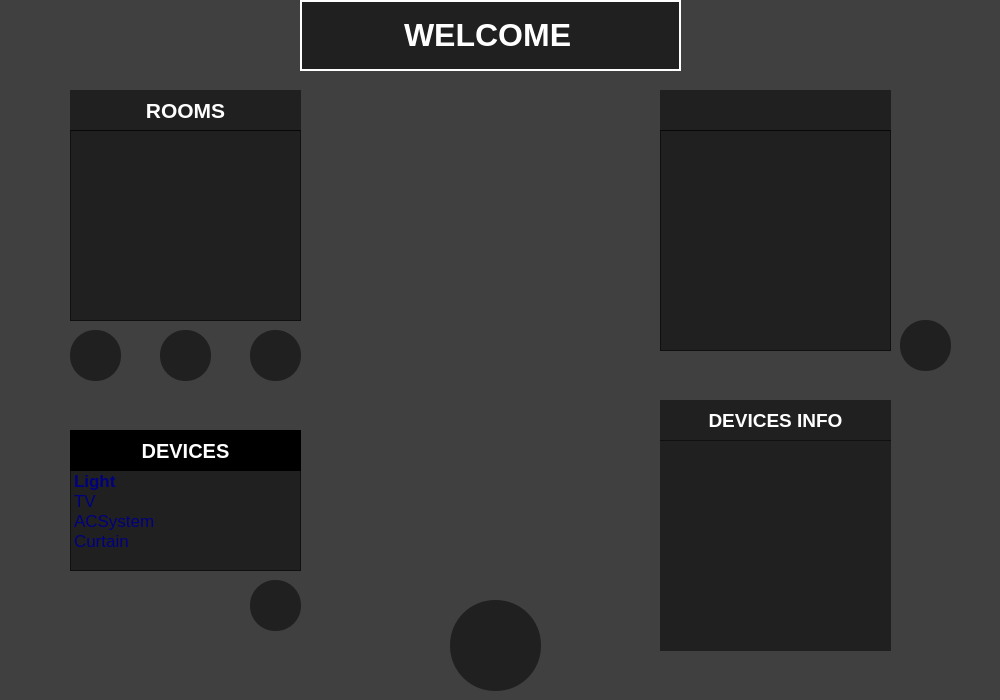
<?xml version="1.0" encoding="UTF-8"?>
<ui version="4.0">
 <class>HomeManagement</class>
 <widget class="QDialog" name="HomeManagement">
  <property name="geometry">
   <rect>
    <x>0</x>
    <y>0</y>
    <width>1000</width>
    <height>700</height>
   </rect>
  </property>
  <property name="windowTitle">
   <string>SmartHouse</string>
  </property>
  <property name="windowIcon">
   <iconset resource="img.qrc">
    <normaloff>:/image/images/enterr.jpg</normaloff>:/image/images/enterr.jpg</iconset>
  </property>
  <property name="styleSheet">
   <string notr="true">border-image: url(:/image/images/roomback3.jpeg)  0 0 0 0 stretch stretch;
background: rgba(0, 0, 0, 0.5);</string>
  </property>
  <widget class="QPushButton" name="pushButton">
   <property name="geometry">
    <rect>
     <x>450</x>
     <y>600</y>
     <width>91</width>
     <height>91</height>
    </rect>
   </property>
   <property name="cursor">
    <cursorShape>PointingHandCursor</cursorShape>
   </property>
   <property name="styleSheet">
    <string notr="true">border-image: url(:/image/images/exitbutton.jpg)  0 0 0 0 stretch stretch;
border-radius: 45px;</string>
   </property>
   <property name="text">
    <string/>
   </property>
  </widget>
  <widget class="QListWidget" name="roomListWidget">
   <property name="geometry">
    <rect>
     <x>70</x>
     <y>130</y>
     <width>231</width>
     <height>191</height>
    </rect>
   </property>
   <property name="palette">
    <palette>
     <active>
      <colorrole role="Button">
       <brush brushstyle="SolidPattern">
        <color alpha="127">
         <red>0</red>
         <green>0</green>
         <blue>0</blue>
        </color>
       </brush>
      </colorrole>
      <colorrole role="Text">
       <brush brushstyle="SolidPattern">
        <color alpha="255">
         <red>0</red>
         <green>0</green>
         <blue>0</blue>
        </color>
       </brush>
      </colorrole>
      <colorrole role="Base">
       <brush brushstyle="NoBrush">
        <color alpha="255">
         <red>0</red>
         <green>0</green>
         <blue>0</blue>
        </color>
       </brush>
      </colorrole>
      <colorrole role="Window">
       <brush brushstyle="SolidPattern">
        <color alpha="127">
         <red>0</red>
         <green>0</green>
         <blue>0</blue>
        </color>
       </brush>
      </colorrole>
     </active>
     <inactive>
      <colorrole role="Button">
       <brush brushstyle="SolidPattern">
        <color alpha="127">
         <red>0</red>
         <green>0</green>
         <blue>0</blue>
        </color>
       </brush>
      </colorrole>
      <colorrole role="Text">
       <brush brushstyle="SolidPattern">
        <color alpha="255">
         <red>0</red>
         <green>0</green>
         <blue>0</blue>
        </color>
       </brush>
      </colorrole>
      <colorrole role="Base">
       <brush brushstyle="NoBrush">
        <color alpha="255">
         <red>0</red>
         <green>0</green>
         <blue>0</blue>
        </color>
       </brush>
      </colorrole>
      <colorrole role="Window">
       <brush brushstyle="SolidPattern">
        <color alpha="127">
         <red>0</red>
         <green>0</green>
         <blue>0</blue>
        </color>
       </brush>
      </colorrole>
     </inactive>
     <disabled>
      <colorrole role="Button">
       <brush brushstyle="SolidPattern">
        <color alpha="127">
         <red>0</red>
         <green>0</green>
         <blue>0</blue>
        </color>
       </brush>
      </colorrole>
      <colorrole role="Base">
       <brush brushstyle="NoBrush">
        <color alpha="255">
         <red>0</red>
         <green>0</green>
         <blue>0</blue>
        </color>
       </brush>
      </colorrole>
      <colorrole role="Window">
       <brush brushstyle="SolidPattern">
        <color alpha="127">
         <red>0</red>
         <green>0</green>
         <blue>0</blue>
        </color>
       </brush>
      </colorrole>
     </disabled>
    </palette>
   </property>
   <property name="font">
    <font>
     <pointsize>13</pointsize>
    </font>
   </property>
   <property name="styleSheet">
    <string notr="true">border-image: url(:/image/images/beyaz.jpg);</string>
   </property>
   <property name="frameShape">
    <enum>QFrame::Shape::StyledPanel</enum>
   </property>
  </widget>
  <widget class="QLabel" name="label">
   <property name="geometry">
    <rect>
     <x>70</x>
     <y>90</y>
     <width>231</width>
     <height>41</height>
    </rect>
   </property>
   <property name="font">
    <font>
     <pointsize>16</pointsize>
     <bold>true</bold>
    </font>
   </property>
   <property name="layoutDirection">
    <enum>Qt::LayoutDirection::LeftToRight</enum>
   </property>
   <property name="styleSheet">
    <string notr="true">border-image:url(:/image/images/yaziback.jpg);
color:white
</string>
   </property>
   <property name="text">
    <string>ROOMS</string>
   </property>
   <property name="alignment">
    <set>Qt::AlignmentFlag::AlignCenter</set>
   </property>
  </widget>
  <widget class="QPushButton" name="addRoomButton">
   <property name="geometry">
    <rect>
     <x>250</x>
     <y>330</y>
     <width>51</width>
     <height>51</height>
    </rect>
   </property>
   <property name="font">
    <font>
     <pointsize>16</pointsize>
     <bold>true</bold>
    </font>
   </property>
   <property name="cursor">
    <cursorShape>PointingHandCursor</cursorShape>
   </property>
   <property name="styleSheet">
    <string notr="true">border-radius:25px;
border-image: url(:/image/images/add.jpg);
</string>
   </property>
   <property name="text">
    <string/>
   </property>
  </widget>
  <widget class="QPushButton" name="removeRoomButton">
   <property name="geometry">
    <rect>
     <x>70</x>
     <y>330</y>
     <width>51</width>
     <height>51</height>
    </rect>
   </property>
   <property name="font">
    <font>
     <pointsize>16</pointsize>
     <bold>true</bold>
    </font>
   </property>
   <property name="cursor">
    <cursorShape>PointingHandCursor</cursorShape>
   </property>
   <property name="styleSheet">
    <string notr="true">border-radius:25px;
border-image: url(:/image/images/del.png);</string>
   </property>
   <property name="text">
    <string/>
   </property>
  </widget>
  <widget class="QPushButton" name="editRoomButton">
   <property name="geometry">
    <rect>
     <x>160</x>
     <y>330</y>
     <width>51</width>
     <height>51</height>
    </rect>
   </property>
   <property name="font">
    <font>
     <pointsize>16</pointsize>
     <bold>true</bold>
    </font>
   </property>
   <property name="cursor">
    <cursorShape>PointingHandCursor</cursorShape>
   </property>
   <property name="styleSheet">
    <string notr="true">border-radius:25px;
border-image: url(:/image/images/edit1.png);</string>
   </property>
   <property name="text">
    <string/>
   </property>
  </widget>
  <widget class="QListWidget" name="roomListWidget_2">
   <property name="geometry">
    <rect>
     <x>70</x>
     <y>470</y>
     <width>231</width>
     <height>101</height>
    </rect>
   </property>
   <property name="palette">
    <palette>
     <active>
      <colorrole role="Button">
       <brush brushstyle="SolidPattern">
        <color alpha="127">
         <red>0</red>
         <green>0</green>
         <blue>0</blue>
        </color>
       </brush>
      </colorrole>
      <colorrole role="Text">
       <brush brushstyle="SolidPattern">
        <color alpha="255">
         <red>0</red>
         <green>0</green>
         <blue>127</blue>
        </color>
       </brush>
      </colorrole>
      <colorrole role="Base">
       <brush brushstyle="NoBrush">
        <color alpha="255">
         <red>0</red>
         <green>0</green>
         <blue>0</blue>
        </color>
       </brush>
      </colorrole>
      <colorrole role="Window">
       <brush brushstyle="SolidPattern">
        <color alpha="127">
         <red>0</red>
         <green>0</green>
         <blue>0</blue>
        </color>
       </brush>
      </colorrole>
     </active>
     <inactive>
      <colorrole role="Button">
       <brush brushstyle="SolidPattern">
        <color alpha="127">
         <red>0</red>
         <green>0</green>
         <blue>0</blue>
        </color>
       </brush>
      </colorrole>
      <colorrole role="Text">
       <brush brushstyle="SolidPattern">
        <color alpha="255">
         <red>0</red>
         <green>0</green>
         <blue>127</blue>
        </color>
       </brush>
      </colorrole>
      <colorrole role="Base">
       <brush brushstyle="NoBrush">
        <color alpha="255">
         <red>0</red>
         <green>0</green>
         <blue>0</blue>
        </color>
       </brush>
      </colorrole>
      <colorrole role="Window">
       <brush brushstyle="SolidPattern">
        <color alpha="127">
         <red>0</red>
         <green>0</green>
         <blue>0</blue>
        </color>
       </brush>
      </colorrole>
     </inactive>
     <disabled>
      <colorrole role="Button">
       <brush brushstyle="SolidPattern">
        <color alpha="127">
         <red>0</red>
         <green>0</green>
         <blue>0</blue>
        </color>
       </brush>
      </colorrole>
      <colorrole role="Base">
       <brush brushstyle="NoBrush">
        <color alpha="255">
         <red>0</red>
         <green>0</green>
         <blue>0</blue>
        </color>
       </brush>
      </colorrole>
      <colorrole role="Window">
       <brush brushstyle="SolidPattern">
        <color alpha="127">
         <red>0</red>
         <green>0</green>
         <blue>0</blue>
        </color>
       </brush>
      </colorrole>
     </disabled>
    </palette>
   </property>
   <property name="font">
    <font>
     <pointsize>13</pointsize>
    </font>
   </property>
   <property name="styleSheet">
    <string notr="true">border-image: url(:/image/images/beyaz.jpg);</string>
   </property>
   <item>
    <property name="text">
     <string>Light</string>
    </property>
    <property name="font">
     <font>
      <bold>true</bold>
     </font>
    </property>
   </item>
   <item>
    <property name="text">
     <string>TV</string>
    </property>
   </item>
   <item>
    <property name="text">
     <string>ACSystem</string>
    </property>
   </item>
   <item>
    <property name="text">
     <string>Curtain</string>
    </property>
   </item>
  </widget>
  <widget class="QLabel" name="label_2">
   <property name="geometry">
    <rect>
     <x>70</x>
     <y>430</y>
     <width>231</width>
     <height>41</height>
    </rect>
   </property>
   <property name="font">
    <font>
     <pointsize>15</pointsize>
     <bold>true</bold>
    </font>
   </property>
   <property name="layoutDirection">
    <enum>Qt::LayoutDirection::LeftToRight</enum>
   </property>
   <property name="styleSheet">
    <string notr="true">background:black;
 border-image:none ; color:white;</string>
   </property>
   <property name="text">
    <string>DEVICES</string>
   </property>
   <property name="alignment">
    <set>Qt::AlignmentFlag::AlignCenter</set>
   </property>
  </widget>
  <widget class="QPushButton" name="addDeviceButton">
   <property name="geometry">
    <rect>
     <x>250</x>
     <y>580</y>
     <width>51</width>
     <height>51</height>
    </rect>
   </property>
   <property name="font">
    <font>
     <pointsize>16</pointsize>
     <bold>true</bold>
    </font>
   </property>
   <property name="cursor">
    <cursorShape>PointingHandCursor</cursorShape>
   </property>
   <property name="styleSheet">
    <string notr="true">border-radius:25px;
border-image: url(:/image/images/add.jpg);</string>
   </property>
   <property name="text">
    <string/>
   </property>
  </widget>
  <widget class="QListWidget" name="SelectedListWidget">
   <property name="geometry">
    <rect>
     <x>660</x>
     <y>130</y>
     <width>231</width>
     <height>221</height>
    </rect>
   </property>
   <property name="font">
    <font>
     <pointsize>13</pointsize>
    </font>
   </property>
   <property name="styleSheet">
    <string notr="true">border-image: url(:/image/images/beyaz.jpg);</string>
   </property>
  </widget>
  <widget class="QPushButton" name="removeDeviceButton">
   <property name="geometry">
    <rect>
     <x>900</x>
     <y>320</y>
     <width>51</width>
     <height>51</height>
    </rect>
   </property>
   <property name="font">
    <font>
     <pointsize>16</pointsize>
     <bold>true</bold>
    </font>
   </property>
   <property name="cursor">
    <cursorShape>PointingHandCursor</cursorShape>
   </property>
   <property name="styleSheet">
    <string notr="true">border-radius:25px;
border-image: url(:/image/images/del.png);</string>
   </property>
   <property name="text">
    <string/>
   </property>
  </widget>
  <widget class="QLabel" name="SelectedRoomTable">
   <property name="geometry">
    <rect>
     <x>660</x>
     <y>90</y>
     <width>231</width>
     <height>41</height>
    </rect>
   </property>
   <property name="font">
    <font>
     <pointsize>12</pointsize>
     <bold>true</bold>
    </font>
   </property>
   <property name="layoutDirection">
    <enum>Qt::LayoutDirection::LeftToRight</enum>
   </property>
   <property name="styleSheet">
    <string notr="true"> border-image:none ; color:white;</string>
   </property>
   <property name="text">
    <string/>
   </property>
   <property name="alignment">
    <set>Qt::AlignmentFlag::AlignCenter</set>
   </property>
  </widget>
  <widget class="QLabel" name="infoLabel">
   <property name="geometry">
    <rect>
     <x>660</x>
     <y>440</y>
     <width>231</width>
     <height>211</height>
    </rect>
   </property>
   <property name="font">
    <font>
     <pointsize>13</pointsize>
     <bold>true</bold>
    </font>
   </property>
   <property name="layoutDirection">
    <enum>Qt::LayoutDirection::LeftToRight</enum>
   </property>
   <property name="styleSheet">
    <string notr="true">border-image: url(:/image/images/backgroundgreyyy.jpg);</string>
   </property>
   <property name="text">
    <string/>
   </property>
   <property name="alignment">
    <set>Qt::AlignmentFlag::AlignCenter</set>
   </property>
  </widget>
  <widget class="QLabel" name="label_3">
   <property name="geometry">
    <rect>
     <x>660</x>
     <y>400</y>
     <width>231</width>
     <height>41</height>
    </rect>
   </property>
   <property name="font">
    <font>
     <pointsize>14</pointsize>
     <bold>true</bold>
    </font>
   </property>
   <property name="layoutDirection">
    <enum>Qt::LayoutDirection::LeftToRight</enum>
   </property>
   <property name="styleSheet">
    <string notr="true"> border-image:none ; color:white;</string>
   </property>
   <property name="text">
    <string>DEVICES INFO</string>
   </property>
   <property name="alignment">
    <set>Qt::AlignmentFlag::AlignCenter</set>
   </property>
  </widget>
  <widget class="QLabel" name="label_4">
   <property name="geometry">
    <rect>
     <x>300</x>
     <y>0</y>
     <width>381</width>
     <height>71</height>
    </rect>
   </property>
   <property name="styleSheet">
    <string notr="true">border-image: none;
border: 2px solid white;
</string>
   </property>
   <property name="text">
    <string>&lt;html&gt;&lt;head/&gt;&lt;body&gt;&lt;p align=&quot;center&quot;&gt;&lt;span style=&quot; font-size:24pt; font-weight:700; color:#ffffff;&quot;&gt;WELCOME &lt;/span&gt;&lt;/p&gt;&lt;/body&gt;&lt;/html&gt;</string>
   </property>
   <property name="scaledContents">
    <bool>false</bool>
   </property>
  </widget>
 </widget>
 <resources>
  <include location="img.qrc"/>
 </resources>
 <connections/>
</ui>
